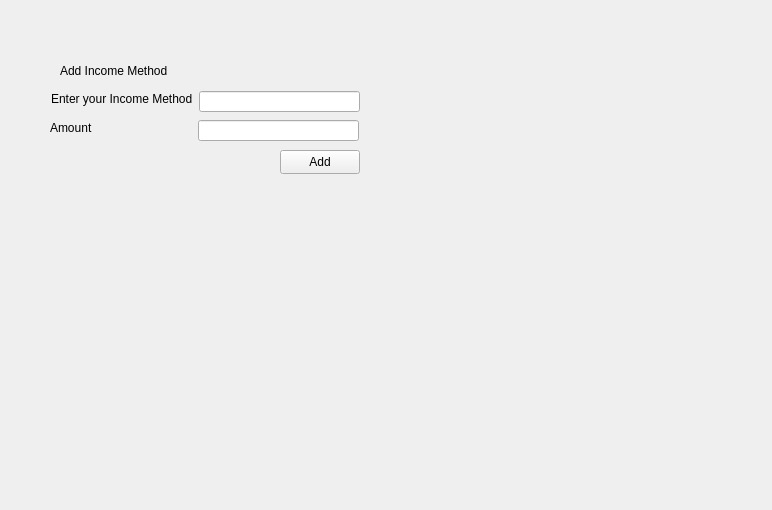
<?xml version="1.0" encoding="UTF-8"?>
<ui version="4.0">
 <class>Incometrack</class>
 <widget class="QMainWindow" name="Incometrack">
  <property name="geometry">
   <rect>
    <x>0</x>
    <y>0</y>
    <width>772</width>
    <height>510</height>
   </rect>
  </property>
  <property name="windowTitle">
   <string>MainWindow</string>
  </property>
  <widget class="QWidget" name="centralwidget">
   <widget class="QWidget" name="">
    <property name="geometry">
     <rect>
      <x>10</x>
      <y>10</y>
      <width>741</width>
      <height>471</height>
     </rect>
    </property>
    <layout class="QHBoxLayout" name="horizontalLayout_2">
     <item>
      <widget class="QWidget" name="widget1" native="true">
       <widget class="QLabel" name="label">
        <property name="geometry">
         <rect>
          <x>41</x>
          <y>81</y>
          <width>142</width>
          <height>16</height>
         </rect>
        </property>
        <property name="text">
         <string>Enter your Income Method</string>
        </property>
       </widget>
       <widget class="QLineEdit" name="incomeline">
        <property name="geometry">
         <rect>
          <x>189</x>
          <y>81</y>
          <width>161</width>
          <height>21</height>
         </rect>
        </property>
       </widget>
       <widget class="QLabel" name="label_2">
        <property name="geometry">
         <rect>
          <x>50</x>
          <y>50</y>
          <width>111</width>
          <height>21</height>
         </rect>
        </property>
        <property name="text">
         <string>Add Income Method</string>
        </property>
       </widget>
       <widget class="QLineEdit" name="incamtline">
        <property name="geometry">
         <rect>
          <x>188</x>
          <y>110</y>
          <width>161</width>
          <height>21</height>
         </rect>
        </property>
        <property name="text">
         <string/>
        </property>
       </widget>
       <widget class="QLabel" name="label_3">
        <property name="geometry">
         <rect>
          <x>40</x>
          <y>110</y>
          <width>142</width>
          <height>16</height>
         </rect>
        </property>
        <property name="text">
         <string>Amount </string>
        </property>
       </widget>
       <widget class="QPushButton" name="Addbutton">
        <property name="geometry">
         <rect>
          <x>270</x>
          <y>140</y>
          <width>80</width>
          <height>24</height>
         </rect>
        </property>
        <property name="text">
         <string>Add</string>
        </property>
       </widget>
      </widget>
     </item>
     <item>
      <widget class="QWidget" name="widget_2" native="true"/>
     </item>
    </layout>
   </widget>
  </widget>
  <widget class="QMenuBar" name="menubar">
   <property name="geometry">
    <rect>
     <x>0</x>
     <y>0</y>
     <width>772</width>
     <height>21</height>
    </rect>
   </property>
  </widget>
 </widget>
 <resources/>
 <connections/>
</ui>
